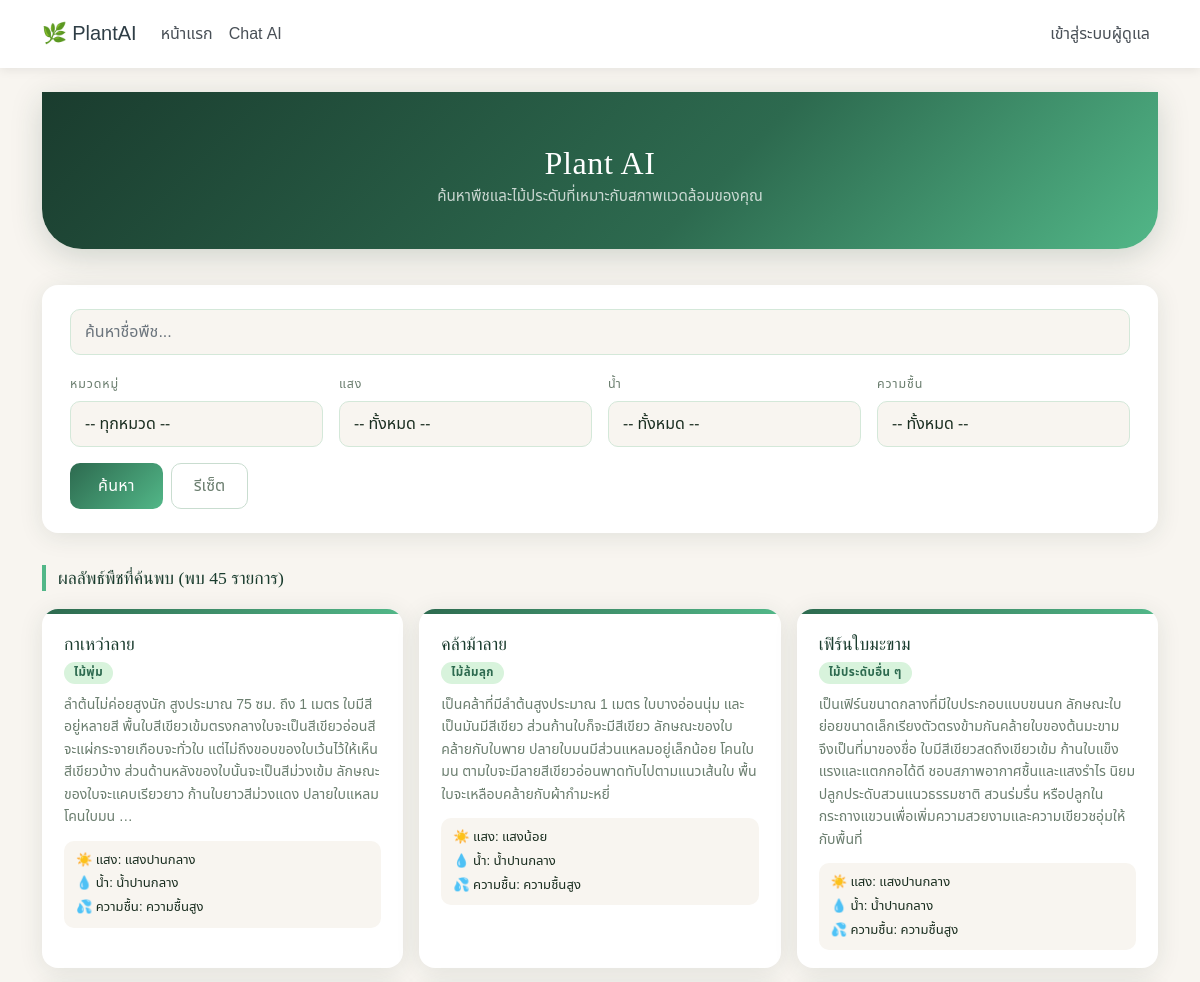
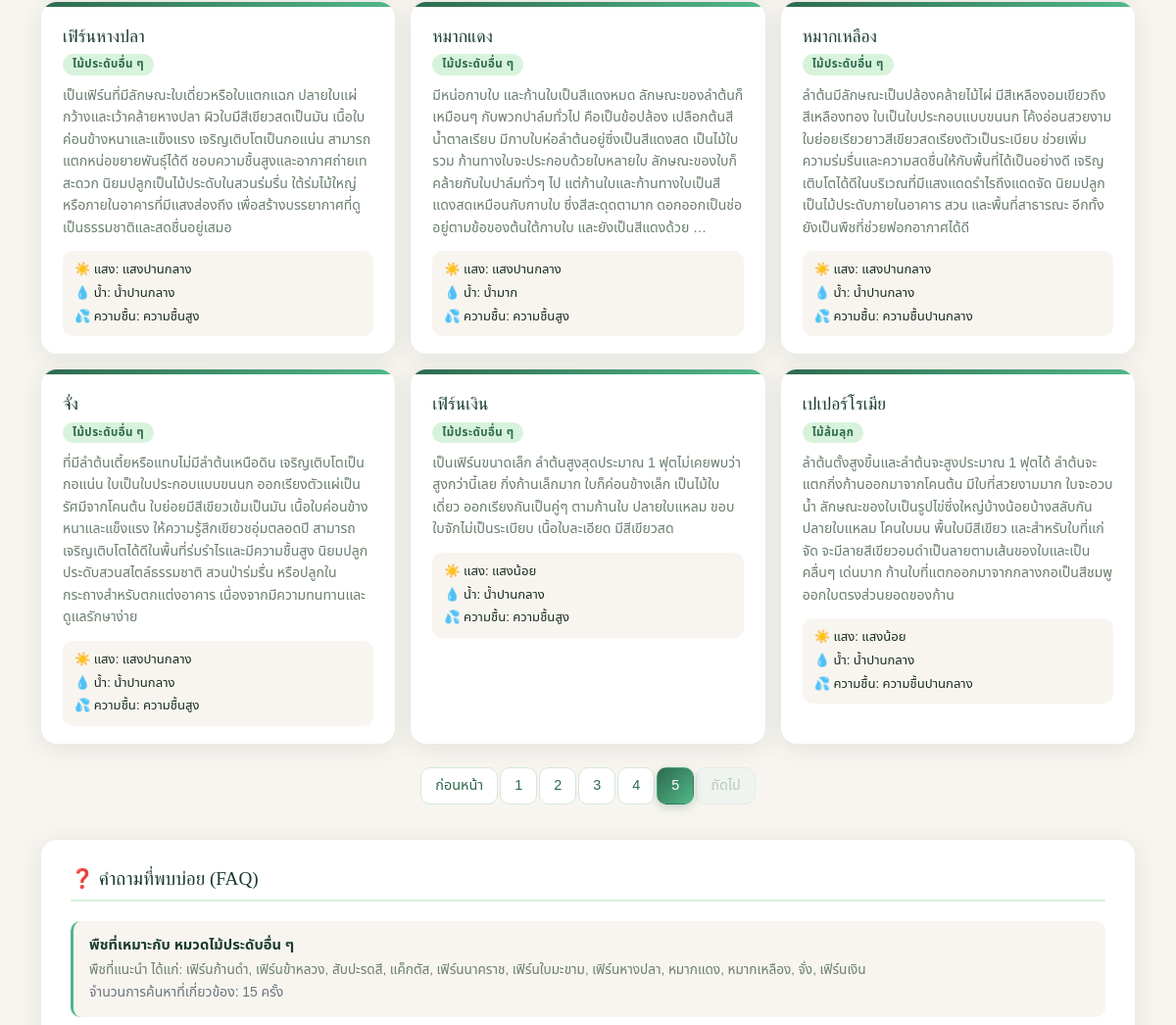
/?page=6&search=&category=&light=&water=&humidity= (upper part), run on an earlier commit of the app's database (2 pictures, top to bottom).
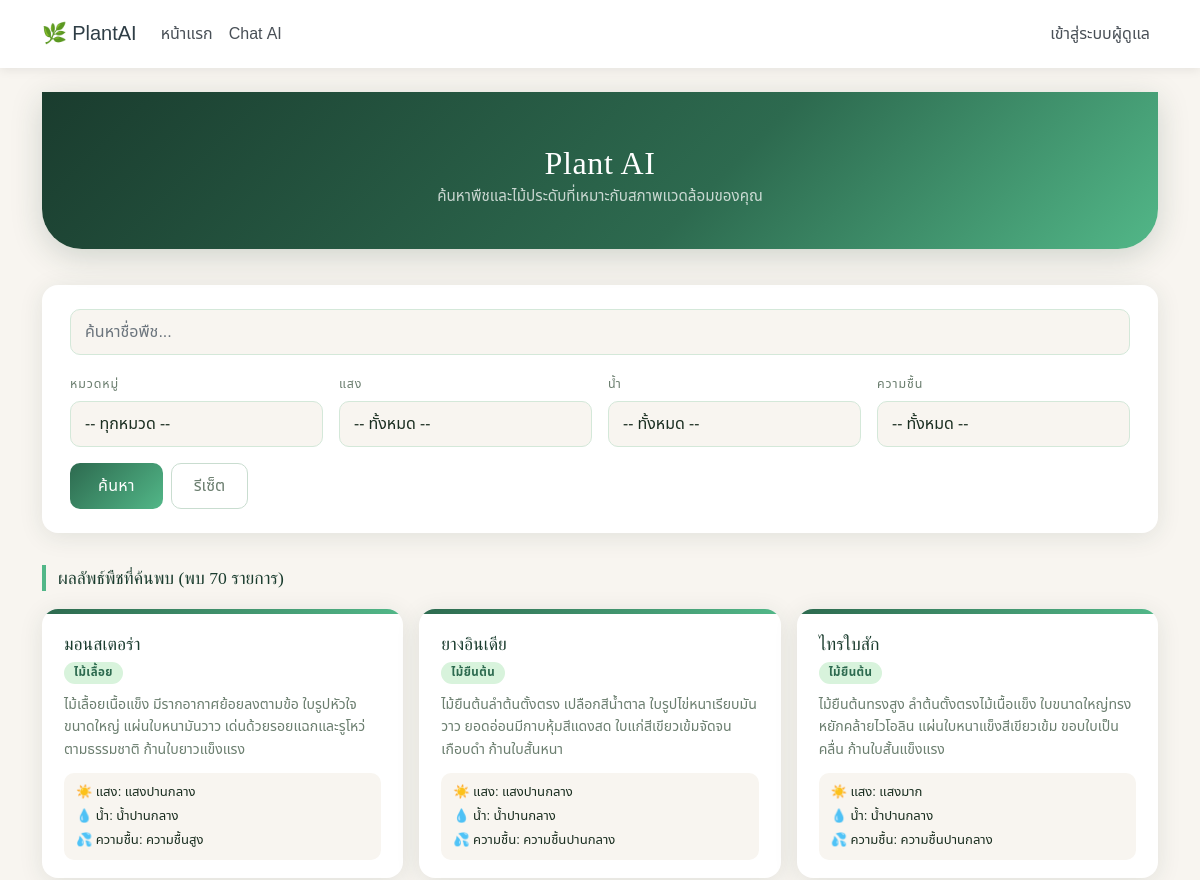
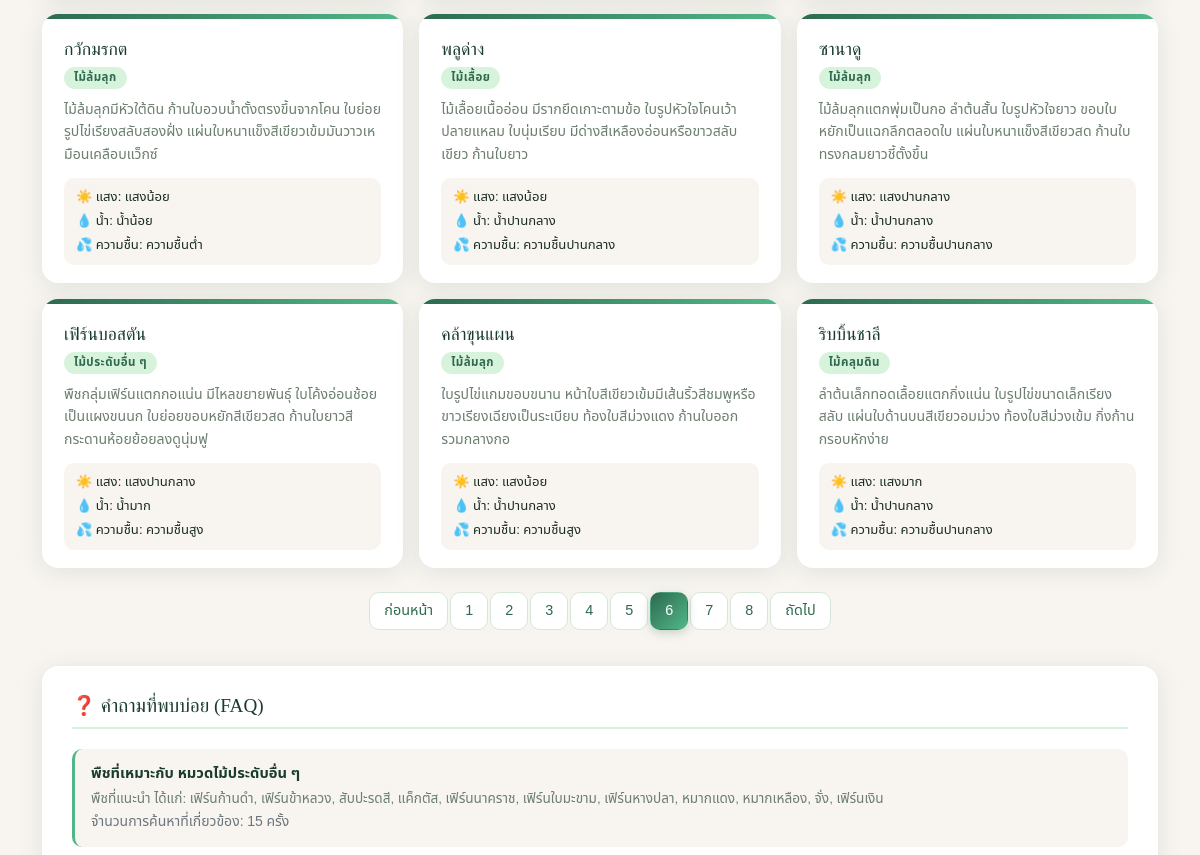
And on a later commit of the database (2 pictures, top to bottom).
### PlantAI_App/models.py (models this page shows, shortened)
class Plant(models.Model):
    LIGHT_CHOICES = [
        ('low', 'แสงน้อย'),
        ('medium', 'แสงปานกลาง'),
        ('high', 'แสงมาก'),
    ]
    WATER_CHOICES = [
        ('low', 'น้ำน้อย'),
        ('medium', 'น้ำปานกลาง'),
        ('high', 'น้ำมาก'),
    ]
    HUMIDITY_CHOICES = [
        ('low', 'ความชื้นต่ำ'),
        ('medium', 'ความชื้นปานกลาง'),
        ('high', 'ความชื้นสูง'),
    ]
    plant_id = models.CharField(primary_key=True, max_length=11, editable=False)  # เช่น P001
    plant_name = models.CharField(max_length=50, unique=True)  # ชื่อพืช
    light = models.CharField(max_length=10, choices=LIGHT_CHOICES)
    water = models.CharField(max_length=10, choices=WATER_CHOICES)
    humidity = models.CharField(max_length=10, choices=HUMIDITY_CHOICES)
    description = models.TextField(blank=True, null=True)  # รายละเอียด/คำอธิบายเพิ่มเติมของพืช
    category = models.ForeignKey(
        PlantCategory, db_column="category_id", on_delete=models.CASCADE,
        related_name="plants"
    )
    admin = models.ForeignKey(
        Admin, db_column="admin_id", on_delete=models.CASCADE,
        related_name="plants"
    )
    class Meta:
        db_table = "plant"
        verbose_name = "พืช"

class PlantCategory(models.Model):
    category_id = models.CharField(primary_key=True, max_length=11, editable=False)  # เช่น C001
    category_name = models.CharField(max_length=50, unique=True)  # ชื่อหมวดหมู่ เช่น "ไม้เลื้อย"
    detail = models.TextField(blank=True, null=True)  # คำอธิบายหมวดหมู่ (ใส่หรือไม่ใส่ก็ได้)
    admin = models.ForeignKey(
        Admin, db_column="admin_id", on_delete=models.CASCADE,
        related_name="plant_categories"
    )
    class Meta:
        db_table = "plant_category"
        verbose_name = "หมวดหมู่พืช"

class SearchSummary(models.Model):
    summary_id = models.CharField(primary_key=True, max_length=11, editable=False)  # เช่น S001
    filter_light = models.CharField(max_length=10, blank=True, null=True)
    filter_water = models.CharField(max_length=10, blank=True, null=True)
    filter_humidity = models.CharField(max_length=10, blank=True, null=True)
    category = models.ForeignKey(
        PlantCategory, db_column="category_id", on_delete=models.SET_NULL,
        related_name="search_summaries", blank=True, null=True
    )
    search_count = models.IntegerField(default=0)  # จำนวนครั้งที่มีการค้นหาด้วย filter combo นี้
    last_searched = models.DateTimeField(auto_now=True)  # เวลาค้นหาล่าสุด (อัปเดตทุกครั้งที่ save)
    faq = models.ForeignKey(
        Faq, db_column="faq_id", on_delete=models.SET_NULL,
        related_name="search_summaries", blank=True, null=True
    )
    class Meta:
        db_table = "search_summary"
        verbose_name = "สรุปผลการค้นหา"
    def save(self, *args, **kwargs):
        if not self.summary_id:
            self.summary_id = generate_code(SearchSummary, "summary_id", "S")
        super().save(*args, **kwargs)

class Faq(models.Model):
    faq_id = models.CharField(primary_key=True, max_length=11, editable=False)  # เช่น F001
    title = models.CharField(max_length=50)  # หัวข้อคำถาม
    answer_text = models.TextField()  # คำตอบ
    created_at = models.DateTimeField(auto_now_add=True)  # วันเวลาที่สร้าง (ตั้งค่าอัตโนมัติครั้งแรกที่ save)
    class Meta:
        db_table = "faq"
        verbose_name = "คำถามที่พบบ่อย"
    def save(self, *args, **kwargs):
        if not self.faq_id:
            self.faq_id = generate_code(Faq, "faq_id", "F")
        super().save(*args, **kwargs)

### PlantAI_App/views.py (the view, shortened to what this page needs)
# urls.py: path('', views.index, name='index'),                     # หน้าแรก แสดงรายการพืชทั้งหมด + filter
def index(request):
    plants = Plant.objects.all()
    categories = PlantCategory.objects.all()  # ใช้แสดงเป็นตัวเลือกใน dropdown filter หน้าเว็บ
    category_id = request.GET.get('category') or ''
    light = request.GET.get('light') or ''
    water = request.GET.get('water') or ''
    humidity = request.GET.get('humidity') or ''
    search = request.GET.get('search') or ''
    if category_id:
        plants = plants.filter(category_id=category_id)
    if light:
        plants = plants.filter(light=light)
    if water:
        plants = plants.filter(water=water)
    if humidity:
        plants = plants.filter(humidity=humidity)
    if search:
        plants = plants.filter(plant_name__icontains=search)  # ค้นหาชื่อพืชแบบไม่สนตัวพิมพ์เล็ก/ใหญ่
    paginator = Paginator(plants.order_by('plant_id'), 9)
    plants_page = paginator.get_page(request.GET.get('page'))  # อ่านเลขหน้าจาก ?page=
    popular_faqs = (
        SearchSummary.objects
        .filter(faq__isnull=False)
        .select_related('faq')
        .order_by('-search_count')[:5]
    )
    return render(request, "index.html", {
        "plants": plants_page,
        "categories": categories,
        "popular_faqs": popular_faqs,
        "selected_category": category_id,
        "selected_light": light,
        "selected_water": water,
        "selected_humidity": humidity,
        "search": search,
    })

### PlantAI_App/templates/index.html (shortened to what the changed rows need)
{% extends "base.html" %}
{% block content %}
{% load static %}
<link rel="stylesheet" href="{% static 'plants/css/style_index.css' %}">
<div class="page-hero text-center">
    <h2>Plant AI</h2>
    <p>ค้นหาพืชและไม้ประดับที่เหมาะกับสภาพแวดล้อมของคุณ</p>
</div>
<div class="search-card">
    <form method="get" class="row g-3">
    </form>
</div>
<div class="section-label">ผลลัพธ์พืชที่ค้นพบ (พบ {{ plants.paginator.count }} รายการ)</div>
<div class="row g-3 mb-4">
    {% for plant in plants %}
    <div class="col-md-4 col-sm-6">
        <div class="plant-card">
            <div class="card-body">
                <h5 class="card-title">{{ plant.plant_name }}</h5>
                <span class="badge-cat">{{ plant.category.category_name }}</span>
                <p class="card-text">{{ plant.description|default:"ไม่มีรายละเอียด"|truncatewords:15 }}</p>
                <div class="plant-meta">
                    <span>☀️ แสง: {{ plant.get_light_display }}</span>
                    <span>💧 น้ำ: {{ plant.get_water_display }}</span>
                    <span>💦 ความชื้น: {{ plant.get_humidity_display }}</span>
                </div>
            </div>
        </div>
    </div>
    {% endfor %}
</div>
{% if plants.has_other_pages %}
<nav aria-label="Page navigation" class="my-4">
    <ul class="pagination justify-content-center">
        <li class="page-item {% if not plants.has_previous %}disabled{% endif %}">
            <a class="page-link"
               href="{% if plants.has_previous %}?page={{ plants.previous_page_number }}&search={{ search|default_if_none:'' }}&category={{ selected_category|default_if_none:'' }}&light={{ selected_light|default_if_none:'' }}&water={{ selected_water|default_if_none:'' }}&humidity={{ selected_humidity|default_if_none:'' }}{% else %}#{% endif %}">
                ก่อนหน้า
            </a>
        </li>
        {% for num in plants.paginator.page_range %}
            {% if plants.number == num %}
                <li class="page-item active">
                    <span class="page-link">{{ num }}</span>
                </li>
            {% else %}
                <li class="page-item">
                    <a class="page-link"
                    href="?page={{ num }}&search={{ search|default_if_none:'' }}&category={{ selected_category|default_if_none:'' }}&light={{ selected_light|default_if_none:'' }}&water={{ selected_water|default_if_none:'' }}&humidity={{ selected_humidity|default_if_none:'' }}">
                        {{ num }}
                    </a>
                </li>
            {% endif %}
        {% endfor %}
        <li class="page-item {% if not plants.has_next %}disabled{% endif %}">
            <a class="page-link"
               href="{% if plants.has_next %}?page={{ plants.next_page_number }}&search={{ search|default_if_none:'' }}&category={{ selected_category|default_if_none:'' }}&light={{ selected_light|default_if_none:'' }}&water={{ selected_water|default_if_none:'' }}&humidity={{ selected_humidity|default_if_none:'' }}{% else %}#{% endif %}">
                ถัดไป
            </a>
        </li>
    </ul>
</nav>
{% endif %}
<div class="faq-card">
    <h4 class="faq-title">❓ คำถามที่พบบ่อย (FAQ)</h4>
    {% for item in popular_faqs %}
    <div class="faq-item">
        <strong>{{ item.faq.title }}</strong>
        <p>{{ item.faq.answer_text }}</p>
        <small class="text-muted">จำนวนการค้นหาที่เกี่ยวข้อง: {{ item.search_count }} ครั้ง</small>
    </div>
    {% empty %}
    <p class="text-muted mb-0">ยังไม่มีคำถามที่พบบ่อยในระบบ</p>
    {% endfor %}
</div>
{% endblock %}

What changed in the data, as far as the page shows it:
no longer on this page (row unchanged): Plant: plant_name "กาเหว่าลาย", category.category_name "ไม้พุ่ม", description "ลำต้นไม่ค่อยสูงนัก สูงประมาณ 75 ซม. ถึง 1 เมตร ใบมีสีอยู่หลายสี พื้นใบสีเขียวเข้มตรงกลางใบจะเป็นสีเขียวอ่อนสีจะแผ่กระจายเกือบจะทั่วใบ แต่ไม่ถึงขอบของใบเว้นไว้ให้เห็นสีเขียวบ้าง ส่วนด้านหลังของใบนั้นจะเป็นสีม่วงเข้ม ลักษณะของใบจะแคบเรียวยาว ก้านใบยาวสีม่วงแดง ปลายใบแหลม โคนใบมน …", light "แสงปานกลาง", water "น้ำปานกลาง", humidity "ความชื้นสูง"
no longer on this page (row unchanged): Plant: plant_name "คล้าม้าลาย", category.category_name "ไม้ล้มลุก", description "เป็นคล้าที่มีลำต้นสูงประมาณ 1 เมตร ใบบางอ่อนนุ่ม และเป็นมันมีสีเขียว ส่วนก้านใบก็จะมีสีเขียว ลักษณะของใบคล้ายกับใบพาย ปลายใบมนมีส่วนแหลมอยู่เล็กน้อย โคนใบมน ตามใบจะมีลายสีเขียวอ่อนพาดทับไปตามแนวเส้นใบ พื้นใบจะเหลือบคล้ายกับผ้ากำมะหยี่", light "แสงน้อย", water "น้ำปานกลาง", humidity "ความชื้นสูง"
no longer on this page (row unchanged): Plant: plant_name "เฟิร์นใบมะขาม", category.category_name "ไม้ประดับอื่น ๆ", description "เป็นเฟิร์นขนาดกลางที่มีใบประกอบแบบขนนก ลักษณะใบย่อยขนาดเล็กเรียงตัวตรงข้ามกันคล้ายใบของต้นมะขาม จึงเป็นที่มาของชื่อ ใบมีสีเขียวสดถึงเขียวเข้ม ก้านใบแข็งแรงและแตกกอได้ดี ชอบสภาพอากาศชื้นและแสงรำไร นิยมปลูกประดับสวนแนวธรรมชาติ สวนร่มรื่น หรือปลูกในกระถางแขวนเพื่อเพิ่มความสวยงามและความเขียวชอุ่มให้กับพื้นที่", light "แสงปานกลาง", water "น้ำปานกลาง", humidity "ความชื้นสูง"
no longer on this page (row unchanged): Plant: plant_name "เฟิร์นหางปลา", category.category_name "ไม้ประดับอื่น ๆ", description "เป็นเฟิร์นที่มีลักษณะใบเดี่ยวหรือใบแตกแฉก ปลายใบแผ่กว้างและเว้าคล้ายหางปลา ผิวใบมีสีเขียวสดเป็นมัน เนื้อใบค่อนข้างหนาและแข็งแรง เจริญเติบโตเป็นกอแน่น สามารถแตกหน่อขยายพันธุ์ได้ดี ชอบความชื้นสูงและอากาศถ่ายเทสะดวก นิยมปลูกเป็นไม้ประดับในสวนร่มรื่น ใต้ร่มไม้ใหญ่ หรือภายในอาคารที่มีแสงส่องถึง เพื่อสร้างบรรยากาศที่ดูเป็นธรรมชาติและสดชื่นอยู่เสมอ", light "แสงปานกลาง", water "น้ำปานกลาง", humidity "ความชื้นสูง"
no longer on this page (row unchanged): Plant: plant_name "หมากแดง", category.category_name "ไม้ประดับอื่น ๆ", description "มีหน่อกาบใบ และก้านใบเป็นสีแดงหมด ลักษณะของลำต้นก็เหมือนๆ กับพวกปาล์มทั่วไป คือเป็นข้อปล้อง เปลือกต้นสีน้ำตาลเรียบ มีกาบใบห่อลำต้นอยู่ซึ่งเป็นสีแดงสด เป็นไม้ใบรวม ก้านทางใบจะประกอบด้วยใบหลายใบ ลักษณะของใบก็คล้ายกับใบปาล์มทั่วๆ ไป แต่ก้านใบและก้านทางใบเป็นสีแดงสดเหมือนกับกาบใบ ซึ่งสีสะดุดตามาก ดอกออกเป็นช่ออยู่ตามข้อของต้นใต้กาบใบ และยังเป็นสีแดงด้วย …", light "แสงปานกลาง", water "น้ำมาก", humidity "ความชื้นสูง"
no longer on this page (row unchanged): Plant: plant_name "หมากเหลือง", category.category_name "ไม้ประดับอื่น ๆ", description "ลำต้นมีลักษณะเป็นปล้องคล้ายไม้ไผ่ มีสีเหลืองอมเขียวถึงสีเหลืองทอง ใบเป็นใบประกอบแบบขนนก โค้งอ่อนสวยงาม ใบย่อยเรียวยาวสีเขียวสดเรียงตัวเป็นระเบียบ ช่วยเพิ่มความร่มรื่นและความสดชื่นให้กับพื้นที่ได้เป็นอย่างดี เจริญเติบโตได้ดีในบริเวณที่มีแสงแดดรำไรถึงแดดจัด นิยมปลูกเป็นไม้ประดับภายในอาคาร สวน และพื้นที่สาธารณะ อีกทั้งยังเป็นพืชที่ช่วยฟอกอากาศได้ดี", light "แสงปานกลาง", water "น้ำปานกลาง", humidity "ความชื้นปานกลาง"
no longer on this page (row unchanged): Plant: plant_name "จั่ง", category.category_name "ไม้ประดับอื่น ๆ", description "ที่มีลำต้นเตี้ยหรือแทบไม่มีลำต้นเหนือดิน เจริญเติบโตเป็นกอแน่น ใบเป็นใบประกอบแบบขนนก ออกเรียงตัวแผ่เป็นรัศมีจากโคนต้น ใบย่อยมีสีเขียวเข้มเป็นมัน เนื้อใบค่อนข้างหนาและแข็งแรง ให้ความรู้สึกเขียวชอุ่มตลอดปี สามารถเจริญเติบโตได้ดีในพื้นที่ร่มรำไรและมีความชื้นสูง นิยมปลูกประดับสวนสไตล์ธรรมชาติ สวนป่าร่มรื่น หรือปลูกในกระถางสำหรับตกแต่งอาคาร เนื่องจากมีความทนทานและดูแลรักษาง่าย", light "แสงปานกลาง", water "น้ำปานกลาง", humidity "ความชื้นสูง"
no longer on this page (row unchanged): Plant: plant_name "เฟิร์นเงิน", category.category_name "ไม้ประดับอื่น ๆ", description "เป็นเฟิร์นขนาดเล็ก ลำต้นสูงสุดประมาณ 1 ฟุตไม่เคยพบว่าสูงกว่านี้เลย กิ่งก้านเล็กมาก ใบก็ค่อนข้างเล็ก เป็นไม้ใบเดี่ยว ออกเรียงกันเป็นคู่ๆ ตามก้านใบ ปลายใบแหลม ขอบใบจักไม่เป็นระเบียบ เนื้อใบละเอียด มีสีเขียวสด", light "แสงน้อย", water "น้ำปานกลาง", humidity "ความชื้นสูง"
no longer on this page (row unchanged): Plant: plant_name "เปเปอร์โรเมีย", category.category_name "ไม้ล้มลุก", description "ลำต้นตั้งสูงขึ้นและลำต้นจะสูงประมาณ 1 ฟุตได้ ลำต้นจะแตกกิ่งก้านออกมาจากโคนต้น มีใบที่สวยงามมาก ใบจะอวบน้ำ ลักษณะของใบเป็นรูปไข่ซึ่งใหญ่บ้างน้อยบ้างสลับกัน ปลายใบแหลม โคนใบมน พื้นใบมีสีเขียว และสำหรับใบที่แก่จัด จะมีลายสีเขียวอมดำเป็นลายตามเส้นของใบและเป็นคลื่นๆ เด่นมาก ก้านใบที่แตกออกมาจากกลางกอเป็นสีชมพู ออกใบตรงส่วนยอดของก้าน", light "แสงน้อย", water "น้ำปานกลาง", humidity "ความชื้นปานกลาง"
added Plant: plant_name "มอนสเตอร่า", category.category_name "ไม้เลื้อย", description "ไม้เลื้อยเนื้อแข็ง มีรากอากาศย้อยลงตามข้อ ใบรูปหัวใจขนาดใหญ่ แผ่นใบหนามันวาว เด่นด้วยรอยแฉกและรูโหว่ตามธรรมชาติ ก้านใบยาวแข็งแรง", light "แสงปานกลาง", water "น้ำปานกลาง", humidity "ความชื้นสูง"
added Plant: plant_name "ยางอินเดีย", category.category_name "ไม้ยืนต้น", description "ไม้ยืนต้นลำต้นตั้งตรง เปลือกสีน้ำตาล ใบรูปไข่หนาเรียบมันวาว ยอดอ่อนมีกาบหุ้มสีแดงสด ใบแก่สีเขียวเข้มจัดจนเกือบดำ ก้านใบสั้นหนา", light "แสงปานกลาง", water "น้ำปานกลาง", humidity "ความชื้นปานกลาง"
added Plant: plant_name "ไทรใบสัก", category.category_name "ไม้ยืนต้น", description "ไม้ยืนต้นทรงสูง ลำต้นตั้งตรงไม้เนื้อแข็ง ใบขนาดใหญ่ทรงหยักคล้ายไวโอลิน แผ่นใบหนาแข็งสีเขียวเข้ม ขอบใบเป็นคลื่น ก้านใบสั้นแข็งแรง", light "แสงมาก", water "น้ำปานกลาง", humidity "ความชื้นปานกลาง"
added Plant: plant_name "กวักมรกต", category.category_name "ไม้ล้มลุก", description "ไม้ล้มลุกมีหัวใต้ดิน ก้านใบอวบน้ำตั้งตรงขึ้นจากโคน ใบย่อยรูปไข่เรียงสลับสองฝั่ง แผ่นใบหนาแข็งสีเขียวเข้มมันวาวเหมือนเคลือบแว็กซ์", light "แสงน้อย", water "น้ำน้อย", humidity "ความชื้นต่ำ"
added Plant: plant_name "พลูด่าง", category.category_name "ไม้เลื้อย", description "ไม้เลื้อยเนื้ออ่อน มีรากยึดเกาะตามข้อ ใบรูปหัวใจโคนเว้าปลายแหลม ใบนุ่มเรียบ มีด่างสีเหลืองอ่อนหรือขาวสลับเขียว ก้านใบยาว", light "แสงน้อย", water "น้ำปานกลาง", humidity "ความชื้นปานกลาง"
added Plant: plant_name "ซานาดู", category.category_name "ไม้ล้มลุก", description "ไม้ล้มลุกแตกพุ่มเป็นกอ ลำต้นสั้น ใบรูปหัวใจยาว ขอบใบหยักเป็นแฉกลึกตลอดใบ แผ่นใบหนาแข็งสีเขียวสด ก้านใบทรงกลมยาวชี้ตั้งขึ้น", light "แสงปานกลาง", water "น้ำปานกลาง", humidity "ความชื้นปานกลาง"
added Plant: plant_name "เฟิร์นบอสตัน", category.category_name "ไม้ประดับอื่น ๆ", description "พืชกลุ่มเฟิร์นแตกกอแน่น มีไหลขยายพันธุ์ ใบโค้งอ่อนช้อยเป็นแผงขนนก ใบย่อยขอบหยักสีเขียวสด ก้านใบยาวสีกระดานห้อยย้อยลงดูนุ่มฟู", light "แสงปานกลาง", water "น้ำมาก", humidity "ความชื้นสูง"
added Plant: plant_name "คล้าขุนแผน", category.category_name "ไม้ล้มลุก", description "ใบรูปไข่แกมขอบขนาน หน้าใบสีเขียวเข้มมีเส้นริ้วสีชมพูหรือขาวเรียงเฉียงเป็นระเบียบ ท้องใบสีม่วงแดง ก้านใบออกรวมกลางกอ", light "แสงน้อย", water "น้ำปานกลาง", humidity "ความชื้นสูง"
added Plant: plant_name "ริบบิ้นชาลี", category.category_name "ไม้คลุมดิน", description "ลำต้นเล็กทอดเลื้อยแตกกิ่งแน่น ใบรูปไข่ขนาดเล็กเรียงสลับ แผ่นใบด้านบนสีเขียวอมม่วง ท้องใบสีม่วงเข้ม กิ่งก้านกรอบหักง่าย", light "แสงมาก", water "น้ำปานกลาง", humidity "ความชื้นปานกลาง"
Also different on the page:
{{ plants.paginator.count }}: "45" → "70"
list line gone: "5"
new list line: "5"
new list line: "6"
new list line: "7"
new list line: "8"
